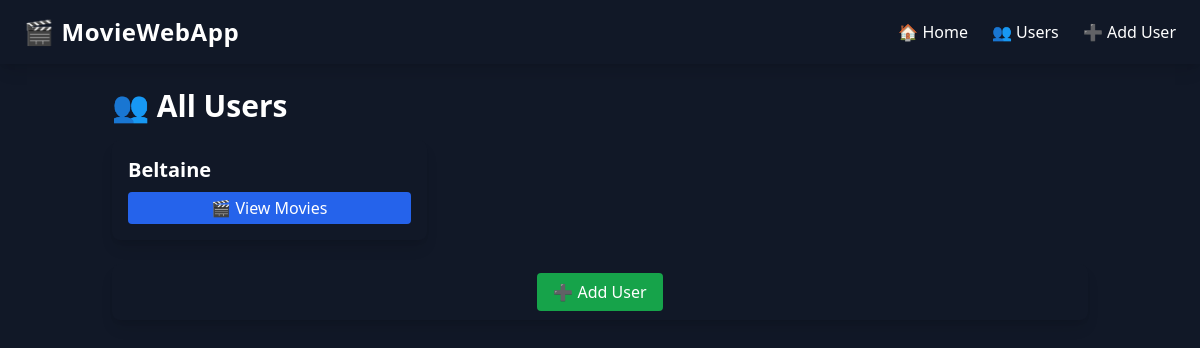
/users, run on an earlier commit of the app's database.
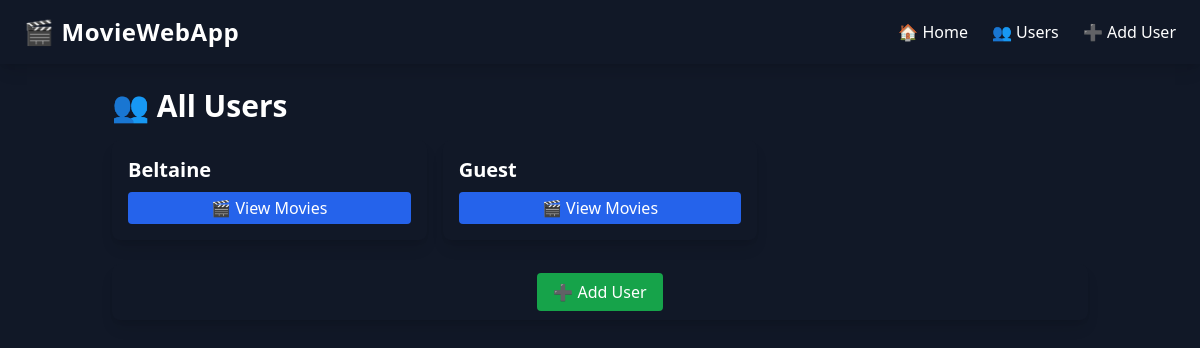
And on a later commit of the database.
### models.py (models this page shows, shortened)
class User(db.Model):
    __tablename__ = 'users'
    """ Represents a user in the digital library """
    id = Column(Integer, primary_key=True)
    name = Column(String(100))
    movies = relationship('Movie', secondary='user_movies', backref='users')

### app.py (the view)
@app.route('/users')
def list_users():
    try:
        users = data_manager.get_all_users()
        return render_template('users.html', users=users)
    except Exception as e:
        logging.error(f"Error in list_users route: {e}")
        return "An error occurred", 500

### datamanager/sqlite_data_manager.py (called while the page is built)
    def get_all_users(self):
        try:
            users = User.query.all()
            return users
        except Exception as e:
            logging.error(f" Error getting users: {e}")
            return []

### templates/users.html (shortened to what this page needs)
{% extends "base.html" %}
{% block content %}
<h1 class="text-3xl font-bold mb-4">👥 All Users</h1>
<div class="grid grid-cols-2 md:grid-cols-3 gap-4">
    {% for user in users %}
    <div class="bg-gray-900 p-4 rounded-lg shadow-lg">
        <h2 class="text-xl font-semibold">{{ user.name }}</h2>
        <a href="{{ url_for('user_movies', user_id=user.id) }}"
           class="mt-2 block px-3 py-1 bg-blue-600 text-white rounded hover:bg-blue-500 text-center">
           🎬 View Movies
        </a>
    </div>
    {% endfor %}
</div>
<div class="bg-gray-900 p-4 rounded-lg shadow-lg text-center mt-6">
    <a href="{{ url_for('add_user') }}"
       class="px-4 py-2 bg-green-600 text-white rounded hover:bg-green-500">
       ➕ Add User
    </a>
</div>
{% endblock %}

### templates/base.html (shortened to what this page needs)
<!DOCTYPE html>
<html lang="en">
<head>
    <script src="https://cdn.tailwindcss.com"></script>
</head>
<body class="bg-gray-900 text-white min-h-screen">
    <nav class="bg-gray-900 shadow-lg py-4 px-6 flex justify-between items-center">
        <h1 class="text-2xl font-bold tracking-wide">🎬 MovieWebApp</h1>
        <ul class="flex space-x-6">
            <li><a href="{{ url_for('index') }}" class="hover:text-blue-400 transition-all">🏠 Home</a></li>
            <li><a href="{{ url_for('list_users') }}" class="hover:text-blue-400 transition-all">👥 Users</a></li>
            <li><a href="{{ url_for('add_user') }}" class="hover:text-green-400 transition-all">➕ Add User</a></li>
        </ul>
    </nav>
    <div class="container mx-auto p-6">
        {% block content %}{% endblock %}
    </div>
</body>
</html>

What changed in the data, as far as the page shows it:
added User: name "Guest"
